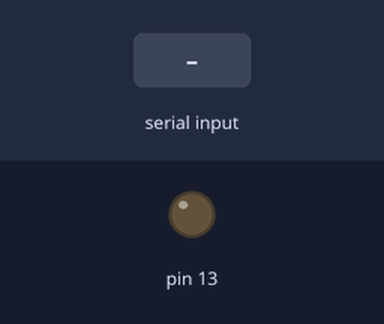
A sketch run on a simulated Arduino Uno, built with avr-gcc and run on an emulated ATmega328P. Parts: output pins drawn as LEDs (lit = HIGH). The test bench sets the inputs (shaded band).

Above: at 1.2 s.
1.3 s: "O\n" received over the second serial link
At 2.4 s:
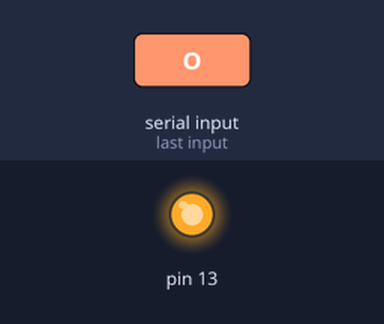
2.8 s: "F\n" received over the second serial link
At 3.6 s:
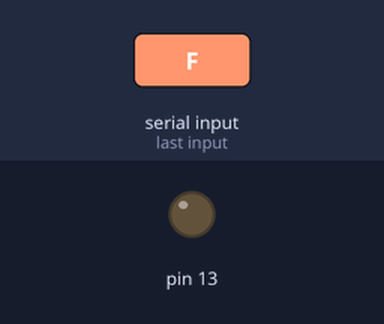
Timing chart, 0 to 5.8 s (numbered marks = the images above; inputs shaded):
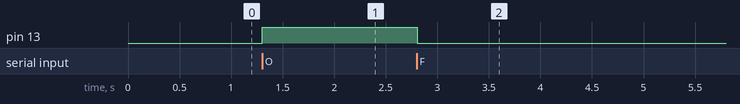

The sketch:

led_on_off.ino
```cpp
#include <SoftwareSerial.h>

SoftwareSerial mySerial(10, 11); // RX, TX

void setup() {
  mySerial.begin(9600);
  pinMode(13, OUTPUT);
}

String data = "";

void loop()
{
    if (mySerial.available())
    {
        data = mySerial.readStringUntil('\n');
        if(data == "O")
        {
            digitalWrite(13, HIGH);
        }else if(data == "F")
        {
            digitalWrite(13, LOW);
        }
    }

    delay(10);
}
```

Measured:
- after the input at 1.3 s, pin 13: LOW → HIGH at once
- after the input at 2.8 s, pin 13: HIGH → LOW at once
